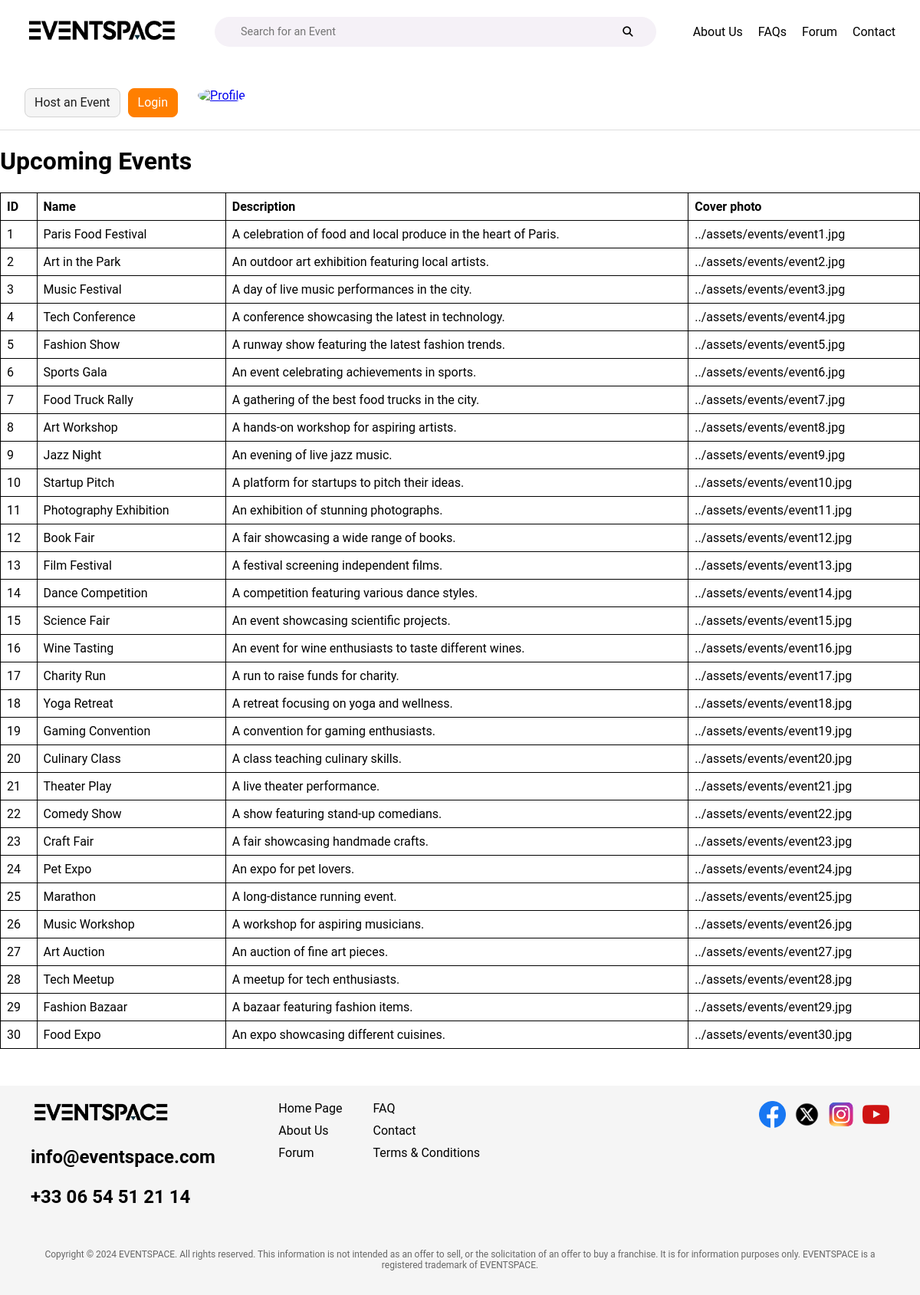
The page /server/pages/example.php on the database its author committed.
### tables this page shows
CREATE TABLE `event` (
  `id` int(11) NOT NULL,
  `name` varchar(100) NOT NULL,
  `description` text,
  `coverPhoto` varchar(255) DEFAULT NULL,
  `creationTimestamp` timestamp NOT NULL DEFAULT CURRENT_TIMESTAMP
);

### server/pages/example.php (the view, shortened to what this page needs)
<?php
include '../db_connection.php';
$sql = "SELECT id, name, description, coverPhoto FROM event";
$result = $conn->query($sql);
?>
<!DOCTYPE html>
<html lang="en">
<head>
    <link rel="stylesheet" href="../styles/common.css">
</head>
<body>
<?php include_once '../navbar.php'; ?>
<h1>Upcoming Events</h1>
<?php if ($result->num_rows > 0): ?>
    <table>
        <tr>
            <th>ID</th>
            <th>Name</th>
            <th>Description</th>
            <th>Cover photo</th>
        </tr>
        <?php while ($row = $result->fetch_assoc()): ?>
            <tr>
                <td><?= $row["id"] ?></td>
                <td><?= htmlspecialchars($row["name"]) ?></td>
                <td><?= $row["description"] ?></td>
                <td><?= htmlspecialchars($row["coverPhoto"]) ?></td>
            </tr>
        <?php endwhile; ?>
    </table>
<?php else: ?>
    <p>No events found.</p>
<?php endif; ?>
<?php include_once '../footer.php'; ?>
</body>
</html>

### server/styles/common.css (style rules this page uses)
body { margin: 0; padding: 0; }
:root { --primary-color: #ff7f00; --primary-color-hover: #e67300; --primary-color-active: #cc6600; --border-color: #d3d3d3; --border-color-hover: #c6c6c6; --border-color-active: #8a8a8a; }
* { font-family: "Roboto", sans-serif; }

### server/pages/example.php (style rules this page uses)
table { width: 100%; border-collapse: collapse; }
table, th, td { border: 1px solid black; }
th, td { padding: 8px; text-align: left; }

### rows shown on the page
event: id "1", name "Paris Food Festival", description "A celebration of food and local produce in the heart of Paris.", coverPhoto "../assets/events/event1.jpg"
event: id "2", name "Art in the Park", description "An outdoor art exhibition featuring local artists.", coverPhoto "../assets/events/event2.jpg"
event: id "3", name "Music Festival", description "A day of live music performances in the city.", coverPhoto "../assets/events/event3.jpg"
event: id "4", name "Tech Conference", description "A conference showcasing the latest in technology.", coverPhoto "../assets/events/event4.jpg"
event: id "5", name "Fashion Show", description "A runway show featuring the latest fashion trends.", coverPhoto "../assets/events/event5.jpg"
event: id "6", name "Sports Gala", description "An event celebrating achievements in sports.", coverPhoto "../assets/events/event6.jpg"
event: id "7", name "Food Truck Rally", description "A gathering of the best food trucks in the city.", coverPhoto "../assets/events/event7.jpg"
event: id "8", name "Art Workshop", description "A hands-on workshop for aspiring artists.", coverPhoto "../assets/events/event8.jpg"
event: id "9", name "Jazz Night", description "An evening of live jazz music.", coverPhoto "../assets/events/event9.jpg"
event: id "10", name "Startup Pitch", description "A platform for startups to pitch their ideas.", coverPhoto "../assets/events/event10.jpg"
event: id "11", name "Photography Exhibition", description "An exhibition of stunning photographs.", coverPhoto "../assets/events/event11.jpg"
event: id "12", name "Book Fair", description "A fair showcasing a wide range of books.", coverPhoto "../assets/events/event12.jpg"
event: id "13", name "Film Festival", description "A festival screening independent films.", coverPhoto "../assets/events/event13.jpg"
event: id "14", name "Dance Competition", description "A competition featuring various dance styles.", coverPhoto "../assets/events/event14.jpg"
event: id "15", name "Science Fair", description "An event showcasing scientific projects.", coverPhoto "../assets/events/event15.jpg"
event: id "16", name "Wine Tasting", description "An event for wine enthusiasts to taste different wines.", coverPhoto "../assets/events/event16.jpg"
event: id "17", name "Charity Run", description "A run to raise funds for charity.", coverPhoto "../assets/events/event17.jpg"
event: id "18", name "Yoga Retreat", description "A retreat focusing on yoga and wellness.", coverPhoto "../assets/events/event18.jpg"
event: id "19", name "Gaming Convention", description "A convention for gaming enthusiasts.", coverPhoto "../assets/events/event19.jpg"
event: id "20", name "Culinary Class", description "A class teaching culinary skills.", coverPhoto "../assets/events/event20.jpg"
event: id "21", name "Theater Play", description "A live theater performance.", coverPhoto "../assets/events/event21.jpg"
event: id "22", name "Comedy Show", description "A show featuring stand-up comedians.", coverPhoto "../assets/events/event22.jpg"
event: id "23", name "Craft Fair", description "A fair showcasing handmade crafts.", coverPhoto "../assets/events/event23.jpg"
event: id "24", name "Pet Expo", description "An expo for pet lovers.", coverPhoto "../assets/events/event24.jpg"
event: id "25", name "Marathon", description "A long-distance running event.", coverPhoto "../assets/events/event25.jpg"
event: id "26", name "Music Workshop", description "A workshop for aspiring musicians.", coverPhoto "../assets/events/event26.jpg"
event: id "27", name "Art Auction", description "An auction of fine art pieces.", coverPhoto "../assets/events/event27.jpg"
event: id "28", name "Tech Meetup", description "A meetup for tech enthusiasts.", coverPhoto "../assets/events/event28.jpg"
event: id "29", name "Fashion Bazaar", description "A bazaar featuring fashion items.", coverPhoto "../assets/events/event29.jpg"
event: id "30", name "Food Expo", description "An expo showcasing different cuisines.", coverPhoto "../assets/events/event30.jpg"
